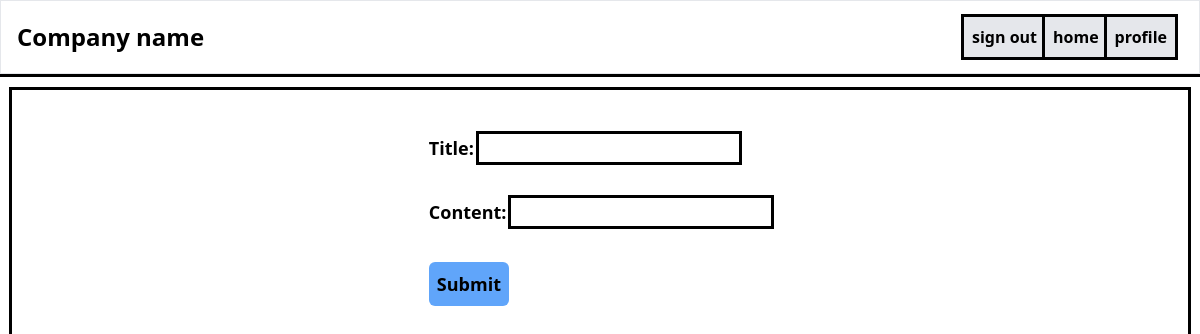
/home (signed in), run on an earlier commit of the app's database.
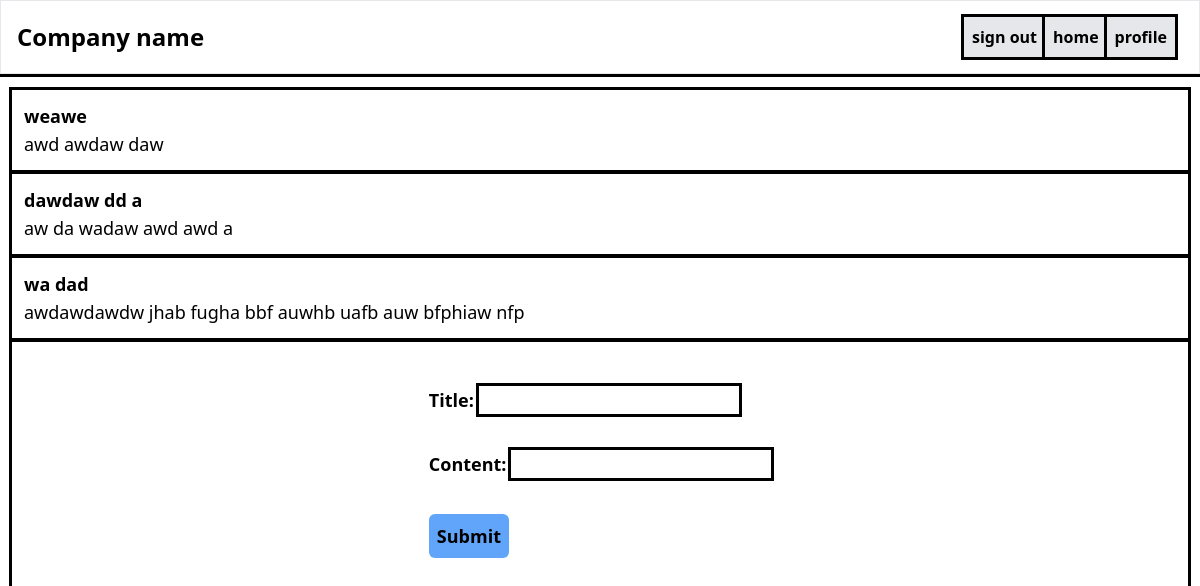
And on a later commit of the database.
### DataBase.py (models this page shows)
class Content(db.Model):
    __tablename__ = "content_table"
    id: Mapped[int] = mapped_column(primary_key=True)
    title: Mapped[str]
    content: Mapped[str]

### Main.py (the view)
@app.route("/home", methods =['GET','POST'])
@login_required
def home_page():
    user = DataBase.User
    form = Forms.Postform()
    data = DataBase.Content.query.all()
    if form.validate_on_submit():
        post = DataBase.Content(title=form.Title.data,content=form.Content.data)
        DataBase.db.session.add(post)
        DataBase.db.session.commit()
        return redirect(url_for('home_page'))
    return render_template(
        'home.html',
        form = form,
        user = user,
        data = data
    )

### Forms.py
class Postform(FlaskForm):
    Title = StringField("Title:",validators=[data_required()])
    Content = StringField("Content:",validators=[data_required()])
    submit = SubmitField()

### Main.py (called while the page is built)
@login_manager.user_loader
def load_user(user_id):
    return DataBase.User.query.get(user_id)

### templates/home.html (shortened to what this page needs)
{% extends "base.html" %}
{% block content %}
    {% for story in data %}
        <div class = "outline outline-black text-lg p-3 mt-1">
            <p class="font-semibold">{{story.title}}</p>
            <p>{{story.content}}</p>
        </div>
    {% endfor %}
    <div class = "outline outline-black text-lg p-3 mt-1">
        <form method="POST" class="space-y-3 grid p-2 justify-center">
            <div class="p-3">
                {{ form.Title.label(class="font-semibold") }}
                {{ form.Title(class="outline outline-black") }}
            </div>
            <div class="p-3">
                {{ form.Content.label(class="font-semibold") }}
                {{ form.Content(class="outline outline-black") }}
            </div>
            <div class="p-3">
                {{ form.submit(class="font-semibold rounded-md bg bg-blue-400 p-2") }}
            </div>
        </form>
    </div>
{% endblock %}

### templates/base.html (shortened to what this page needs)
<!DOCTYPE html>
<html lang="en">
<head>
    <link href="{{url_for('static',filename='/css/output.css')}}" rel="stylesheet">
</head>
<body>
    <nav class="bg-white-300 outline outline-black border">
        <div class="max-w-screen-xl flex flex-wrap justify-between items-center mx-auto p-4">
            <a href="/" class="flex items-center space-x-3 rtl:space-x-reverse">
                <span class="self-center text-2xl font-semibold whitespace-nowrap">Company name</span>
            </a>
            <div class="flex right-0 mx-2">
                {% if current_user.is_authenticated %}
                    <a href="/signout" class="p-2 outline outline-black bg-gray-200 hover:bg-grey-300 font-semibold">
                        <span>sign out</span>
                    </a>
                    <a href="/home" class="p-2 outline outline-black bg-gray-200 hover:bg-grey-300 font-semibold">
                        <span>home</span>
                    </a>
                    <a href="/profile" class="p-2 outline outline-black bg-gray-200 hover:bg-grey-300 font-semibold">
                        <span>profile</span>
                    </a>
                {% endif %}
            </div>
        </div>
    </nav>
    <div class="p-3">
        {% block content %}
        {% endblock %}
    </div>
</body>
</html>

What changed in the data, as far as the page shows it:
added Content: title "weawe", content "awd awdaw daw"
added Content: title "dawdaw dd a", content "aw da wadaw awd awd a"
added Content: title "wa dad", content "awdawdawdw jhab fugha bbf auwhb uafb auw bfphiaw nfp"
